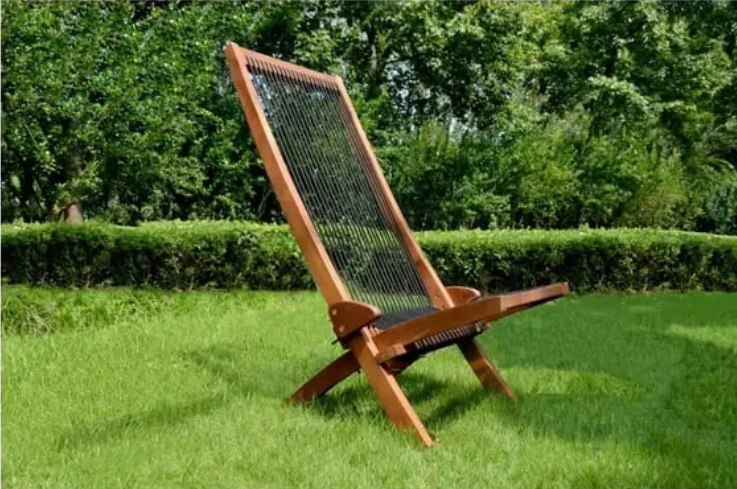
#> input picture ex.jpg, 737 x 489 px
$ python prepare_reference.py ex.jpg out
#> lines starting #> are read from the running program, lines starting #| are printed output that depends on the picture
"""Prepare a single reference image as a 6-view comparison grid.

Two grids, both mirroring the 768x512 (3x2 tiles of 256x256) layout produced
by render_rig.render():

  prepare_reference(image_path, out_dir)
      -> reference_grid.png: the RGB photograph tiled into all 6 cells.

  prepare_reference_silhouette(image_path, out_dir)
      -> reference_silhouette_grid.png: a black-on-white segmentation mask of
         the object, tiled into all 6 cells, aligned with the RGB grid.

The silhouette grid is what the primary objective (silhouette IoU) compares
against, so a bad mask silently destroys the whole signal — hence the
degeneracy warning.
"""

from __future__ import annotations

from pathlib import Path

try:
    from PIL import Image
except ImportError:  # pragma: no cover
    Image = None

from render_rig import GRID_SIZE, GRID_COLS, TILE_SIZE, VIEW_ORDER


def _fit_to_tile_geometry(width: int, height: int):
    """Return (new_w, new_h, off_x, off_y) to fit a WxH image inside one tile,
    preserving aspect ratio and centering. Shared by the RGB and silhouette
    paths so the mask lands exactly where the photograph does.
    """
    scale = min(TILE_SIZE / width, TILE_SIZE / height)
    new_w = max(1, round(width * scale))
    new_h = max(1, round(height * scale))
    off_x = (TILE_SIZE - new_w) // 2
    off_y = (TILE_SIZE - new_h) // 2
    return new_w, new_h, off_x, off_y


def _tile_into_grid(tile: "Image.Image", bg_color) -> "Image.Image":
    """Tile a single TILE_SIZE image into all 6 grid cells."""
    grid = Image.new("RGB", GRID_SIZE, color=bg_color)
    for idx in range(len(VIEW_ORDER)):
        col = idx % GRID_COLS
        row = idx // GRID_COLS
        grid.paste(tile, (col * TILE_SIZE, row * TILE_SIZE))
    return grid


def prepare_reference(image_path: Path, out_dir: Path) -> Path:
    """Tile a single reference image into the same 6-view 768x512 grid layout.

    NOTE / known limitation: since only one reference view is available, the
    same image is tiled into all 6 cells. This weakens the multi-view signal
    compared to a true 6-view reference set, since it cannot capture
    view-dependent geometry differences (e.g. an object correct from the
    front but wrong from behind will score as if it were correct everywhere).
    """
    if Image is None:
        raise RuntimeError("Pillow (PIL) is required to build the reference grid: pip install Pillow")

    image_path = Path(image_path)
    out_dir = Path(out_dir)
    out_dir.mkdir(parents=True, exist_ok=True)

    source = Image.open(image_path).convert("RGB")
#> source is the input picture: PIL image 737x489 RGB; mean R, G, B 82.2, 104.6, 45.4
    if source.size != (TILE_SIZE, TILE_SIZE):
        # Scale to fit within TILE_SIZE preserving aspect ratio, then pad
        # with the same flat mid-gray as the render background, rather than
        # stretching non-square images (which would distort proportions and
        # make geometry look wrong that isn't).
        new_w, new_h, off_x, off_y = _fit_to_tile_geometry(source.width, source.height)
#> new_w = 256; new_h = 170; off_x = 0; off_y = 43
        resized = source.resize((new_w, new_h), Image.LANCZOS)
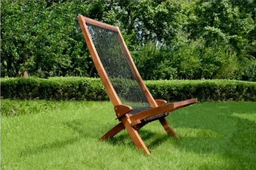
#> resized: PIL image 256x170 RGB; mean R, G, B 82.2, 104.6, 45.5
        padded = Image.new("RGB", (TILE_SIZE, TILE_SIZE), color=(128, 128, 128))
#> padded: PIL image 256x256 RGB; every value is 128
        padded.paste(resized, (off_x, off_y))
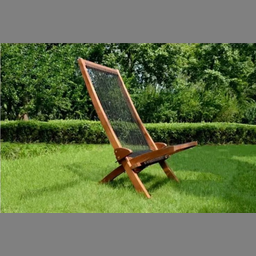
#> padded: PIL image 256x256 RGB; mean R, G, B 97.6, 112.4, 73.2
        source = padded

    grid = _tile_into_grid(source, bg_color=(128, 128, 128))
#> in _tile_into_grid, `grid = Image.new("RGB", GRID_SIZE, color=bg_color)`: grid: PIL image 768x512 RGB; every value is 128
#> after the loop in _tile_into_grid, `for idx in range(len(VIEW_ORDER)):`:
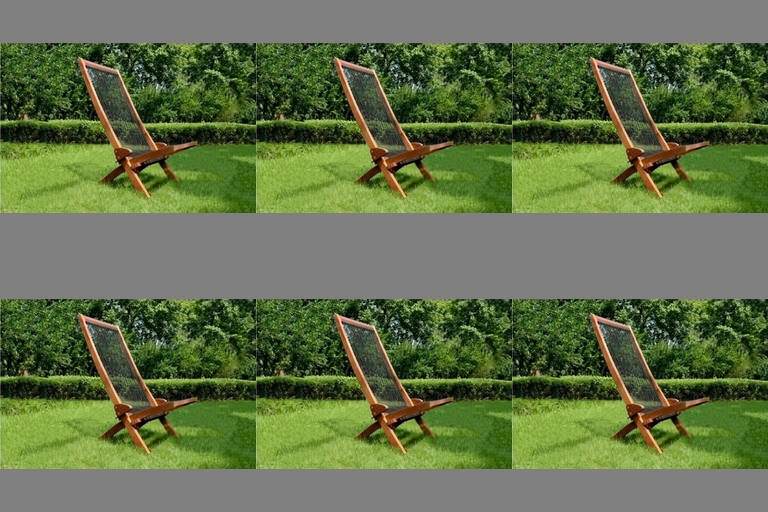
#> grid: PIL image 768x512 RGB; mean R, G, B 97.6, 112.4, 73.2
    grid_path = out_dir / "reference_grid.png"
    grid.save(grid_path)
    return grid_path


# --------------------------------------------------------------------------
# Silhouette extraction
# --------------------------------------------------------------------------

def clean_mask(mask):
    """Post-process a single-view boolean foreground mask.

    1. Keep only the largest connected component, dropping stray specks that
       segmentation leaves in the background (e.g. rembg flecks in grass).
    2. Fill enclosed holes, so a hollow woven frame (seat/back that is mostly
       gaps) becomes a solid silhouette. This also matches the render side
       better: Blender renders solid geometry, not cord gaps.

    Operates on ONE view's mask. It must not be applied across a tiled 6-view
    grid, or the largest-component step would collapse the six tiles into one.
    Shared verbatim with score.py so the reference and render silhouettes go
    through identical post-processing.
    """
    import numpy as np
    from scipy import ndimage

    mask = np.asarray(mask, dtype=bool)
    if not mask.any():
        return mask

    labeled, n = ndimage.label(mask)
    if n > 1:
        counts = np.bincount(labeled.ravel())
        counts[0] = 0  # ignore the background label
        mask = labeled == counts.argmax()

    return ndimage.binary_fill_holes(mask)


def _segment_foreground(source: "Image.Image"):
    """Return (bool_mask, method_name) with True = foreground object pixel.

    Prefers rembg (a learned matting model) if it imports cleanly; otherwise
    falls back to an Otsu threshold with border-based polarity detection.
    """
    import numpy as np

    # Preferred path: rembg.
    try:
        from rembg import remove
    except Exception:
        remove = None

    if remove is not None:
        try:
#> (the run stopped early here; a loop or call above may not have finished)
